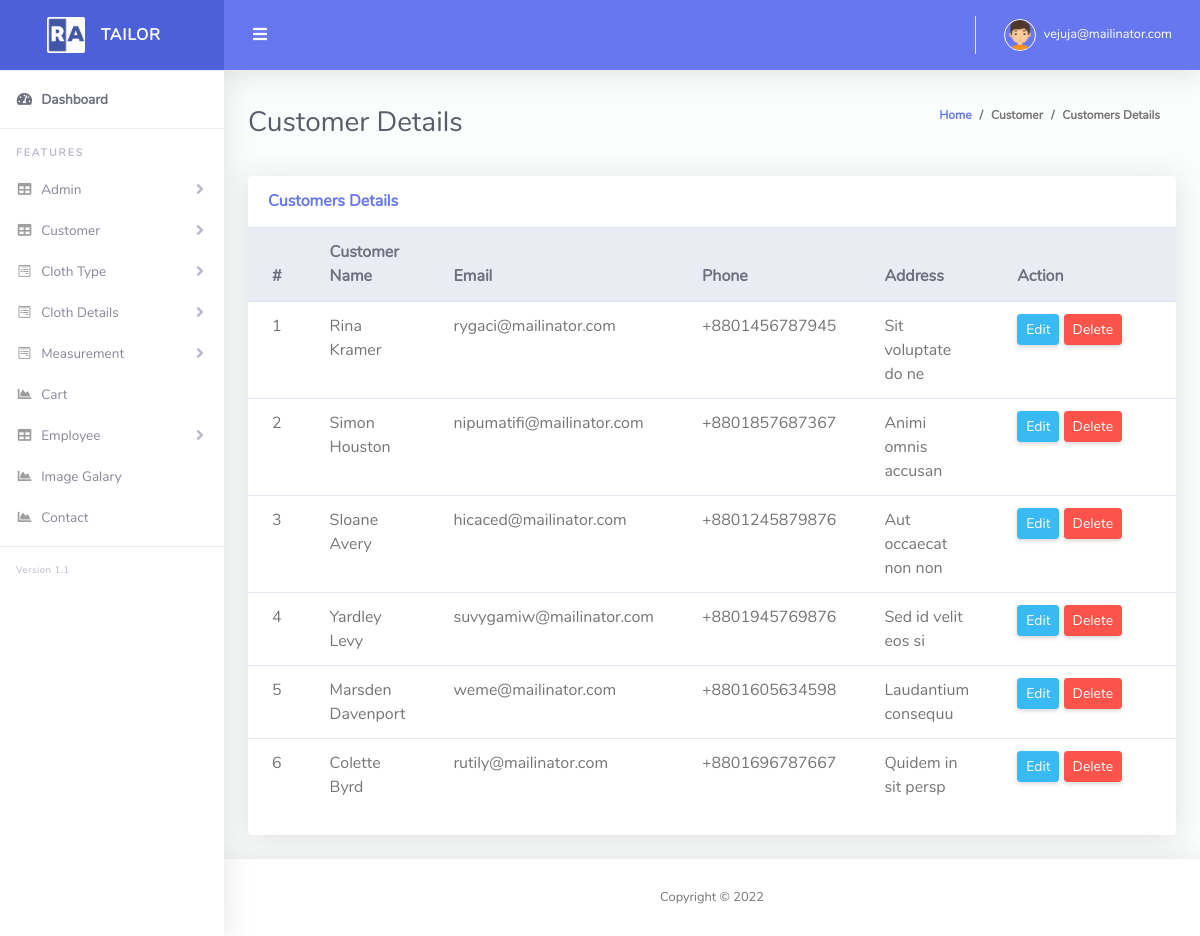
The app's page /customer_list.php (signed in) with its own data.
### tables this page shows
CREATE TABLE `tbl_customer` (
  `cus_id` int(11) NOT NULL,
  `cus_name` varchar(255) NOT NULL,
  `cus_email` varchar(255) NOT NULL,
  `cus_phone` varchar(255) NOT NULL,
  `cus_address` text NOT NULL,
  `created_at` timestamp NOT NULL DEFAULT current_timestamp(),
  `soft_delete` tinyint(4) NOT NULL DEFAULT 0
);

### Classes/DB.php (called while the page is built, shortened)
<?php
class DB
{
    public function connect(){
        $this->conn = new mysqli("localhost","root","","tailor_shop");
        if ($this->conn->connect_error) {
          die("Connection failed: " . $this->conn->connect_error);
        }
        else{
            return $msg =  "connected";
        }
    }
}
?>

### Classes/CustomerClass.php (called while the page is built, shortened)
<?php
include_once 'db.php';
class CustomerClass extends DB
{
    public function viewCustomer(){
        $qry = "SELECT * FROM tbl_customer where soft_delete = 0";
        $result = $this->conn->query($qry);
        return $result;
    }
}

### customer_list.php (the view, shortened to what this page needs)
<?php include 'layouts/header.php';
?>
<div class="container-fluid" id="container-wrapper">
    <div class="d-sm-flex align-items-center justify-content-between mb-4">
    <h1 class="h3 mb-0 text-gray-800">Customer Details</h1>
    <ol class="breadcrumb">
        <li class="breadcrumb-item"><a href="./">Home</a></li>
        <li class="breadcrumb-item">Customer</li>
        <li class="breadcrumb-item active" aria-current="page">Customers Details</li>
    </ol>
    </div>
    <div class="row">
        <div class="col-lg-12 mb-4">
            <div class="card">
            <div class="card-header py-3 d-flex flex-row align-items-center justify-content-between">
                <h6 class="m-0 font-weight-bold text-primary">Customers Details</h6>
            </div>
            <div class="table-responsive">
                <table class="table align-items-center table-flush">
                <thead class="thead-light">
                    <tr>
                        <th>#</th>
                        <th>Customer Name</th>
                        <th>Email</th>
                        <th>Phone</th>
                        <th>Address</th>
                        <th width="20%">Action</th>
                    </tr>
                </thead>
                <tbody>
                    <?php
                        $i = 0;
                        $view = $customer->viewCustomer();
                        foreach($view as $value){
                    ?>
                    <tr>
                        <td><?php echo $i+=1; ?></td>
                        <td><?php echo $value['cus_name']; ?></td>
                        <td><?php echo $value['cus_email']; ?></td>
                        <td><?php echo $value['cus_phone']; ?></td>
                        <td><?php echo $value['cus_address']; ?></td>
                        <td>
                            <a href="edit_customer.php?customerid=<?php echo $value['cus_id'] ;?>" class="btn btn-sm btn-info">Edit</a>
                            <a onclick="return confirm('Are you sure to Delete?');" href="?delCustomer=<?php echo $value['cus_id'] ;?>" class="btn btn-sm btn-danger">Delete</a>
                        </td>
                    </tr>
                    <?php } ?>
                </tbody>
                </table>
            </div>
            <div class="card-footer"></div>
            </div>
        </div>
    </div>
</div>
<?php include 'layouts/footer.php';?>

### records on screen
tbl_customer: i "1", cus_name "Rina Kramer", cus_email "rygaci@mailinator.com", cus_phone "+8801456787945", cus_address "Sit voluptate do ne"
tbl_customer: i "2", cus_name "Simon Houston", cus_email "nipumatifi@mailinator.com", cus_phone "+8801857687367", cus_address "Animi omnis accusan"
tbl_customer: i "3", cus_name "Sloane Avery", cus_email "hicaced@mailinator.com", cus_phone "+8801245879876", cus_address "Aut occaecat non non"
tbl_customer: i "4", cus_name "Yardley Levy", cus_email "suvygamiw@mailinator.com", cus_phone "+8801945769876", cus_address "Sed id velit eos si"
tbl_customer: i "5", cus_name "Marsden Davenport", cus_email "weme@mailinator.com", cus_phone "+8801605634598", cus_address "Laudantium consequu"
tbl_customer: i "6", cus_name "Colette Byrd", cus_email "rutily@mailinator.com", cus_phone "+8801696787667", cus_address "Quidem in sit persp"

### other values on screen
$_SESSION['email'] "vejuja@mailinator.com"
